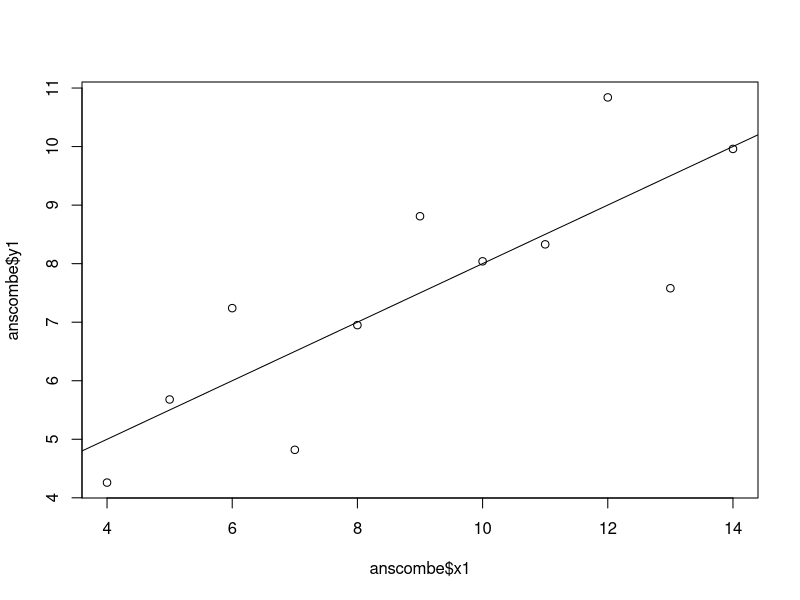
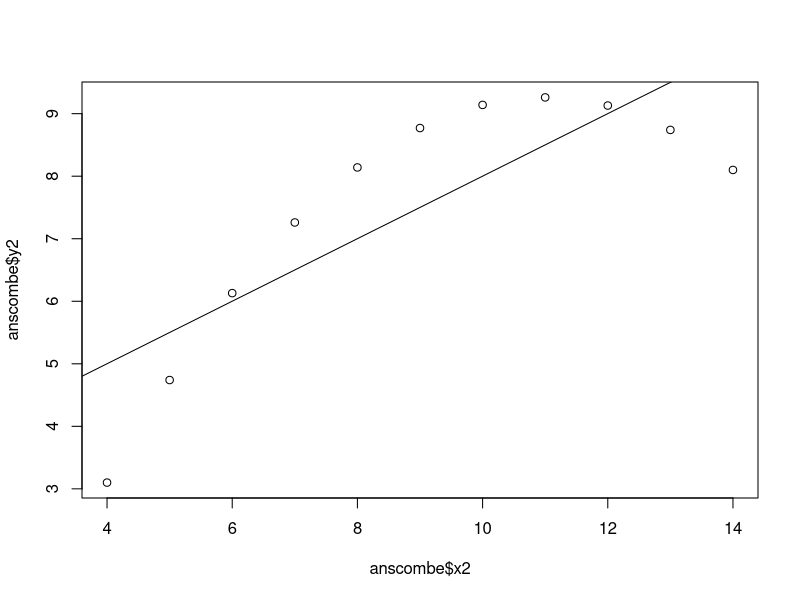
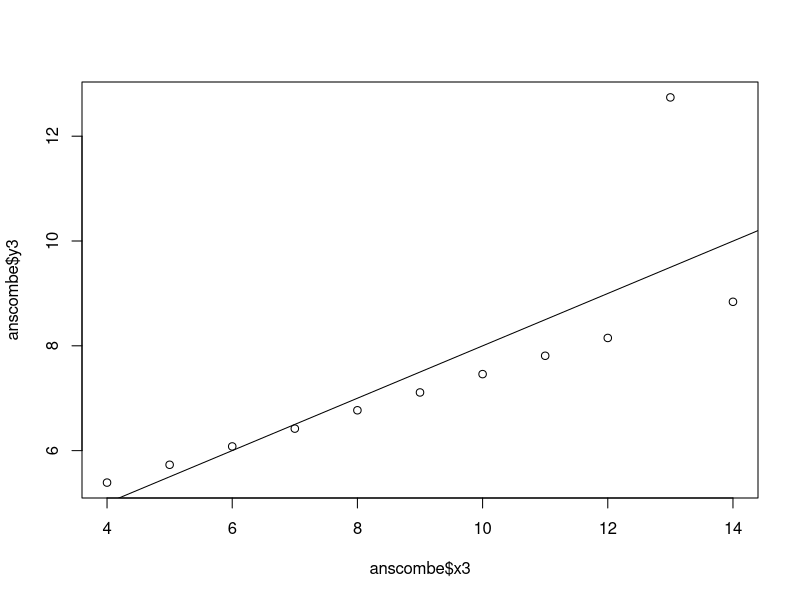
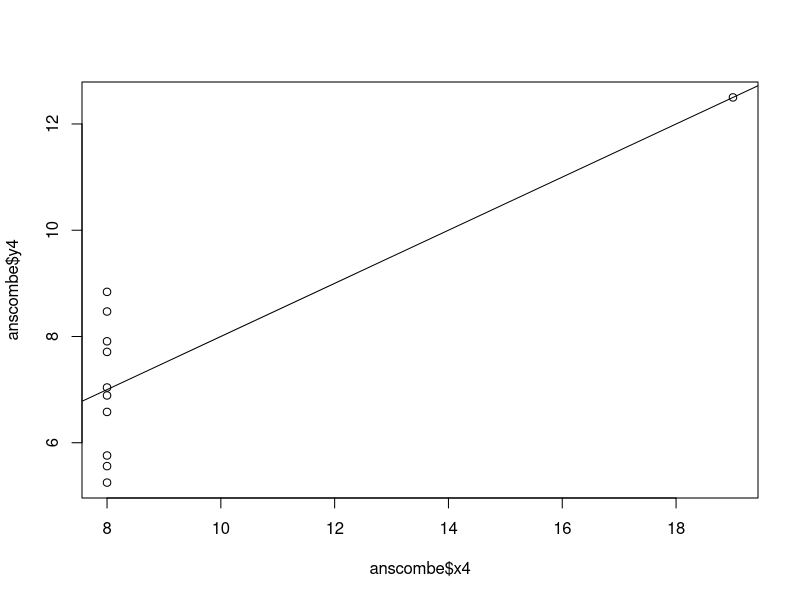

These figures' R source, in order:
## ---- chunk 1
knitr::opts_chunk$set(warning = FALSE)
## ---- chunk 2
data(anscombe)  # Load Anscombe's data
View(anscombe) # View the data
summary(anscombe)
## ---- chunk 3
plot(anscombe$x1,anscombe$y1)
lm1 <- lm(y1 ~ x1, data=anscombe) # Regression Model
abline(coefficients(lm1)) # Regression Line
summary(lm1)
## ---- chunk 4
plot(anscombe$x2,anscombe$y2)
lm2 <- lm(y2 ~ x2, data=anscombe)
abline(coefficients(lm2))
summary(lm2)
## ---- chunk 5
plot(anscombe$x3,anscombe$y3)
lm3 <- lm(y3 ~ x3, data=anscombe)
abline(coefficients(lm3))
summary(lm3)
## ---- chunk 6
plot(anscombe$x4,anscombe$y4)
lm4 <- lm(y4 ~ x4, data=anscombe)
abline(coefficients(lm4))
summary(lm4)
